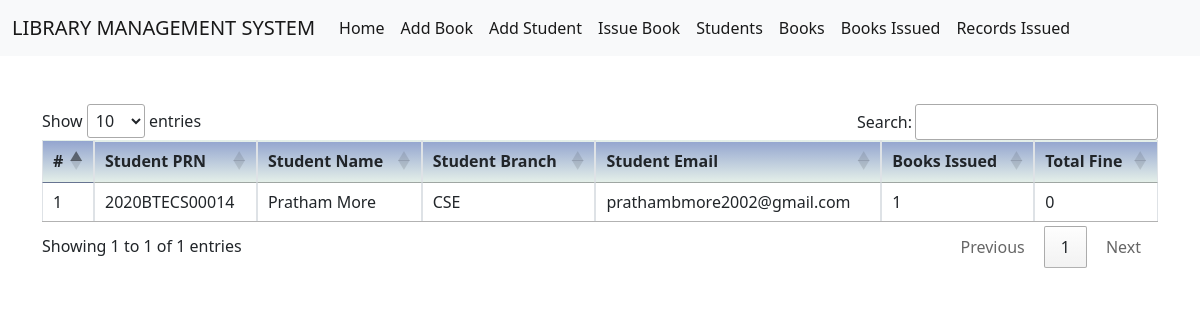
The app's page /students/, older data.
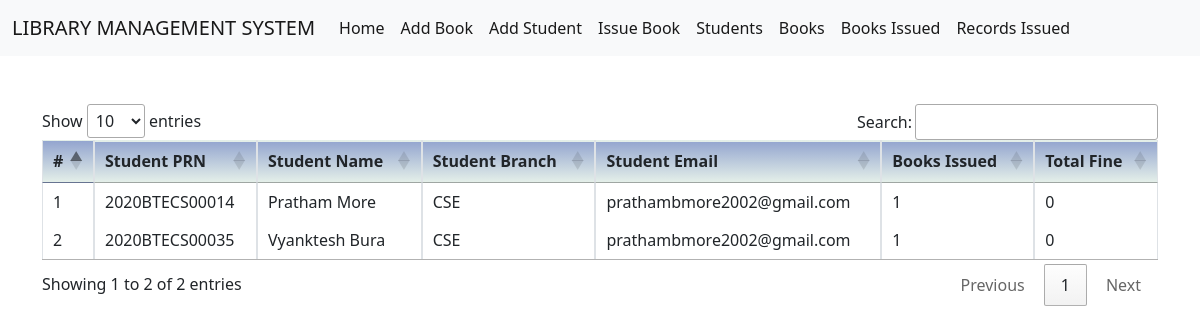
The same page, newer data.
### system/models.py (models this page shows, shortened)
class Students(models.Model):
    prn = models.CharField(unique=True,max_length=100)
    name = models.CharField(max_length=100)
    branch = models.CharField(max_length=100)
    email=models.EmailField(max_length=100)
    fine = models.IntegerField(default=0)
    books_issued = models.IntegerField(default=0)

### system/views.py (the view)
# urls.py: path('students/', views.students,name='students'),
def students(request):
    students = Students.objects.all().values()
    return render(request, 'system/students.html', {'students': students})

### system/templates/system/students.html (shortened to what this page needs)
{% extends 'system/base.html' %}
{% block body %}
<link href="https://cdn.datatables.net/1.10.15/css/jquery.dataTables.min.css" rel="stylesheet"/>
<div class="container mt-5">
<table id="myTable" class="table table-bordered" width="100%" cellspacing="0">
        <thead>
            <tr style="background-image: linear-gradient(#93A5CF , #E4EfE9);">
                <th>#</th>
                <th>Student PRN</th>
                <th>Student Name</th>
                <th>Student Branch</th>
                <th>Student Email</th>
                <th>Books Issued</th>
                <th>Total Fine</th>
            </tr>
        </thead>
        <tbody>
            {% for student in students %}
            <tr class="bg-white">
                <td class="bg-white">{{ forloop.counter }}</td>
                <td class="bg-white">{{ student.prn }}</td>
                <td class="bg-white">{{ student.name }}</td>
                <td class="bg-white">{{ student.branch }}</td>
                <td class="bg-white">{{ student.email }}</td>
                <td class="bg-white">{{ student.books_issued }}</td>
                <td class="bg-white">{{ student.fine }}</td>
            </tr>
            {% endfor %}
        </tbody>
    </table>
</div>
{% endblock body %}

### system/templates/system/base.html (shortened to what this page needs)
<!DOCTYPE html>
<html lang="en">
<head>
    <link href="https://cdn.jsdelivr.net/npm/bootstrap@5.1.3/dist/css/bootstrap.min.css" rel="stylesheet">
</head>
<body>
    <nav class="navbar navbar-expand-lg navbar-light bg-light">
        <div class="container-fluid">
          <a class="navbar-brand" href="#">LIBRARY MANAGEMENT SYSTEM </a>
          <div class="collapse navbar-collapse" id="navbarSupportedContent">
            <ul class="navbar-nav me-auto mb-2 mb-lg-0">
              <li class="nav-item">
                <a class="nav-link active" aria-current="page" href="/">Home</a>
              </li>
              <li class="nav-item">
                <a class="nav-link active" aria-current="page" href="/add_book">Add Book</a>
              </li>
              <li class="nav-item">
                <a class="nav-link active" aria-current="page" href="/add_student">Add Student</a>
              </li>
              <li class="nav-item">
                <a class="nav-link active" aria-current="page" href="/issue_book">Issue Book</a>
              </li>
              <li class="nav-item">
                <a class="nav-link active" aria-current="page" href="/students">Students</a>
              </li>
              <li class="nav-item">
                <a class="nav-link active" aria-current="page" href="/books">Books</a>
              </li>
              <li class="nav-item">
                <a class="nav-link active" aria-current="page" href="/books_issued">Books Issued</a>
              </li>
              <li class="nav-item">
                <a class="nav-link active" aria-current="page" href="/records_issued">Records Issued</a>
              </li>
            </ul>
          </div>
        </div>
      </nav>
    {% block body %}
    {% endblock body %}
</body>
</html>

Row changes from the older to the newer data that the page shows:
added Students: prn "2020BTECS00035", name "Vyanktesh Bura", branch "CSE", email "prathambmore2002@gmail.com", books_issued "1", fine "0"
Text that changed along with them:
text written by a page script: "Show entries Search: Showing 1 to 1 of 1 entries Previous 1 Next" → "Show entries Search: Showing 1 to 2 of 2 entries Previous 1 Next"
